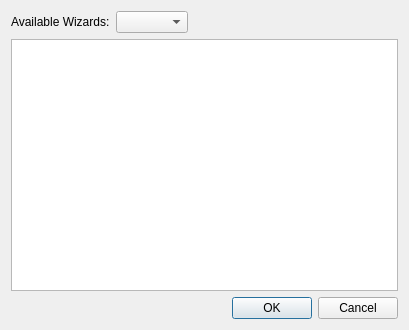
<?xml version="1.0" encoding="UTF-8"?>
<ui version="4.0">
 <class>ProjectExplorer::Internal::PublishingWizardSelectionDialog</class>
 <widget class="QDialog" name="ProjectExplorer::Internal::PublishingWizardSelectionDialog">
  <property name="geometry">
   <rect>
    <x>0</x>
    <y>0</y>
    <width>409</width>
    <height>330</height>
   </rect>
  </property>
  <property name="windowTitle">
   <string>Publishing Wizard Selection</string>
  </property>
  <layout class="QVBoxLayout" name="verticalLayout">
   <item>
    <layout class="QHBoxLayout" name="horizontalLayout">
     <item>
      <widget class="QLabel" name="label">
       <property name="text">
        <string>Available Wizards:</string>
       </property>
      </widget>
     </item>
     <item>
      <widget class="QComboBox" name="serviceComboBox"/>
     </item>
     <item>
      <spacer name="horizontalSpacer">
       <property name="orientation">
        <enum>Qt::Horizontal</enum>
       </property>
       <property name="sizeHint" stdset="0">
        <size>
         <width>40</width>
         <height>20</height>
        </size>
       </property>
      </spacer>
     </item>
    </layout>
   </item>
   <item>
    <widget class="QPlainTextEdit" name="descriptionTextArea">
     <property name="readOnly">
      <bool>true</bool>
     </property>
    </widget>
   </item>
   <item>
    <widget class="QDialogButtonBox" name="buttonBox">
     <property name="orientation">
      <enum>Qt::Horizontal</enum>
     </property>
     <property name="standardButtons">
      <set>QDialogButtonBox::Cancel|QDialogButtonBox::Ok</set>
     </property>
    </widget>
   </item>
  </layout>
 </widget>
 <resources/>
 <connections>
  <connection>
   <sender>buttonBox</sender>
   <signal>accepted()</signal>
   <receiver>ProjectExplorer::Internal::PublishingWizardSelectionDialog</receiver>
   <slot>accept()</slot>
   <hints>
    <hint type="sourcelabel">
     <x>248</x>
     <y>254</y>
    </hint>
    <hint type="destinationlabel">
     <x>157</x>
     <y>274</y>
    </hint>
   </hints>
  </connection>
  <connection>
   <sender>buttonBox</sender>
   <signal>rejected()</signal>
   <receiver>ProjectExplorer::Internal::PublishingWizardSelectionDialog</receiver>
   <slot>reject()</slot>
   <hints>
    <hint type="sourcelabel">
     <x>316</x>
     <y>260</y>
    </hint>
    <hint type="destinationlabel">
     <x>286</x>
     <y>274</y>
    </hint>
   </hints>
  </connection>
 </connections>
</ui>
